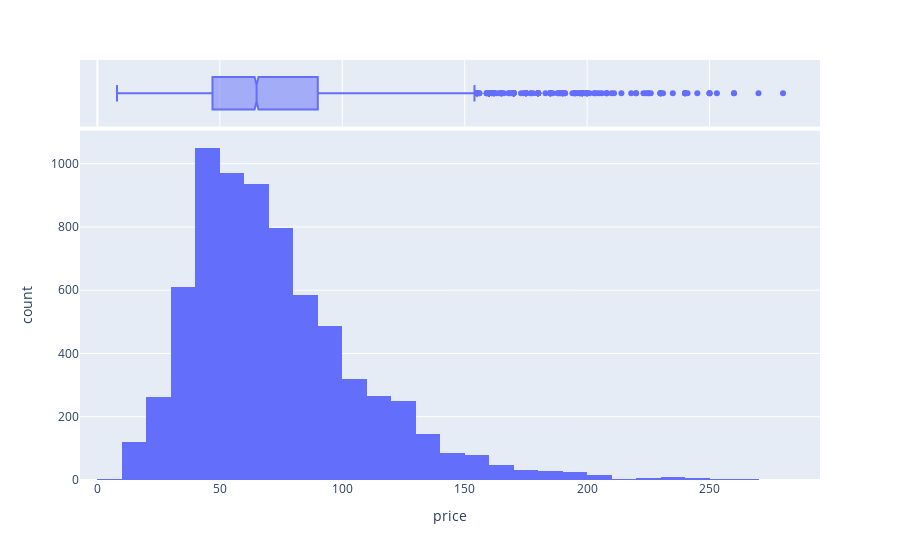

The cell this chart's notebook holds for it:
### Code cell
fig1 = px.histogram(df14, x= 'price', nbins = 50, marginal = 'box')
fig1

### Figure 1 — Plotly figure (JSON) as saved in the notebook; plotly's stock layout.template omitted (floating-point values rounded to 4 significant figures; data arrays with more than 128 entries replaced by an {"elided": "..."} marker saying what was removed)
{"data": [{"alignmentgroup": "True", "bingroup": "x", "hovertemplate": "price=%{x}<br>count=%{y}<extra></extra>", "legendgroup": "", "marker": {"color": "#636efa", "pattern": {"shape": ""}}, "name": "", "nbinsx": 50, "offsetgroup": "", "orientation": "v", "showlegend": false, "type": "histogram", "x": {"elided": "7147 float values"}, "xaxis": "x", "yaxis": "y"}, {"alignmentgroup": "True", "hovertemplate": "price=%{x}<extra></extra>", "legendgroup": "", "marker": {"color": "#636efa"}, "name": "", "notched": true, "offsetgroup": "", "showlegend": false, "type": "box", "x": {"elided": "7147 float values"}, "xaxis": "x2", "yaxis": "y2"}], "layout": {"autosize": true, "barmode": "relative", "legend": {"tracegroupgap": 0}, "margin": {"t": 60}, "xaxis": {"anchor": "y", "autorange": true, "domain": [0, 1], "range": [-7.111, 295.1], "title": {"text": "price"}, "type": "linear"}, "xaxis2": {"anchor": "y2", "autorange": true, "domain": [0, 1], "matches": "x", "range": [-7.111, 295.1], "showgrid": true, "showticklabels": false, "type": "linear"}, "yaxis": {"anchor": "x", "autorange": true, "domain": [0, 0.8316], "range": [0, 1104.0], "title": {"text": "count"}}, "yaxis2": {"anchor": "x2", "autorange": true, "domain": [0.8416, 1], "matches": "y2", "range": [-0.5, 0.5], "showgrid": false, "showline": false, "showticklabels": false, "ticks": "", "type": "category"}}}
